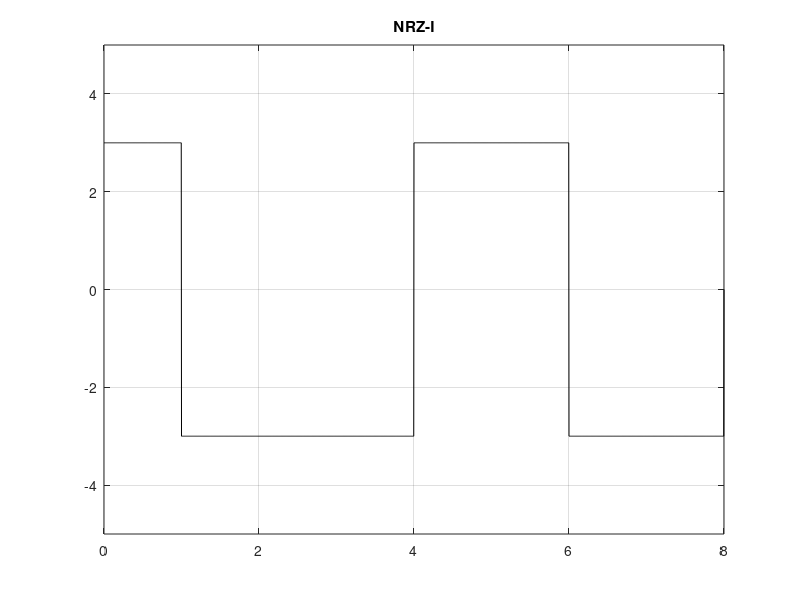

This chart was generated by the following MATLAB code:
clc;
clear;
bits = [0 1 0 0 1 0 1 0];
%bits = randi([0, 1], 1,10);
%bitrate = 1000;
T=length(bits);
%T = length(bits)/bitrate;
n=300;
N=n*T;
%N = n*length(bits);
dt=T/N;
t=0:dt:T;
x=zeros(1,length(t));

prev = 3;

for i=0:T-1
    if bits(i+1)==1
        prev = -prev;
        x(i*n+1 : (i+1)*n)=prev;
    else
        %prev = 0;
        x(i*n+1 : (i+1)*n)=prev;
    end
end
plot(t,x,'black-');
%plot(t,x);
axis([0 t(end) -5 5]);
grid on
%grid on;
title('NRZ-I');


origin_bits = zeros(1, round(length(x) / n));

for i = 1:length(x) / n
    origin_bits(i) = x(i * n) / 3;
end
temp_bits = origin_bits;
%for i = 1:length(x) / n
    %count = 0;
    %for j = 1:n
        %if(x(((i-1) * n) + j) == 3)
            %count = count + 1;
        %end
    %end
    %if(count < n)
        %origin_bits(i) = 0;
    %else 
        %origin_bits(i) = 1;
    %end
%end

flag = 1;
for i = 1:length(origin_bits)
    if(origin_bits(i) == flag)
        origin_bits(i) = 0;
    else
        flag = -flag;
        origin_bits(i) = 1;
    end
end

disp("Randomly generated bits: ");
disp(bits);
%disp("temp bits to check");
%disp(temp_bits);
disp("Bits retained from signal x: ");
disp(origin_bits);